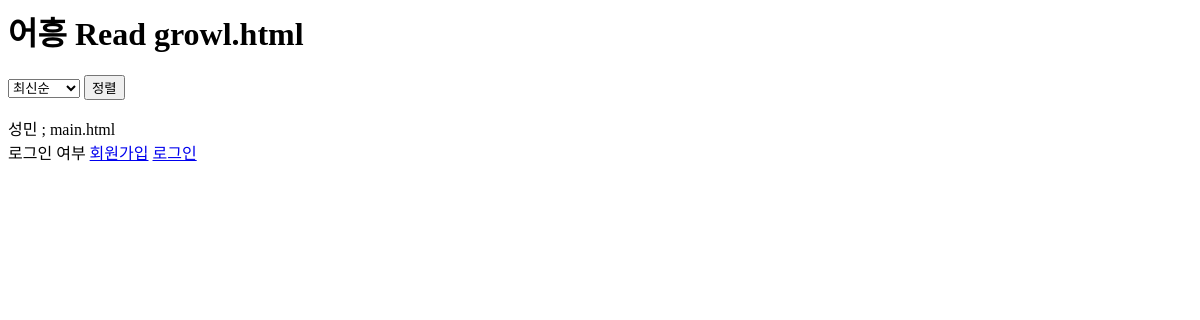
The app's page /growl/, older data.
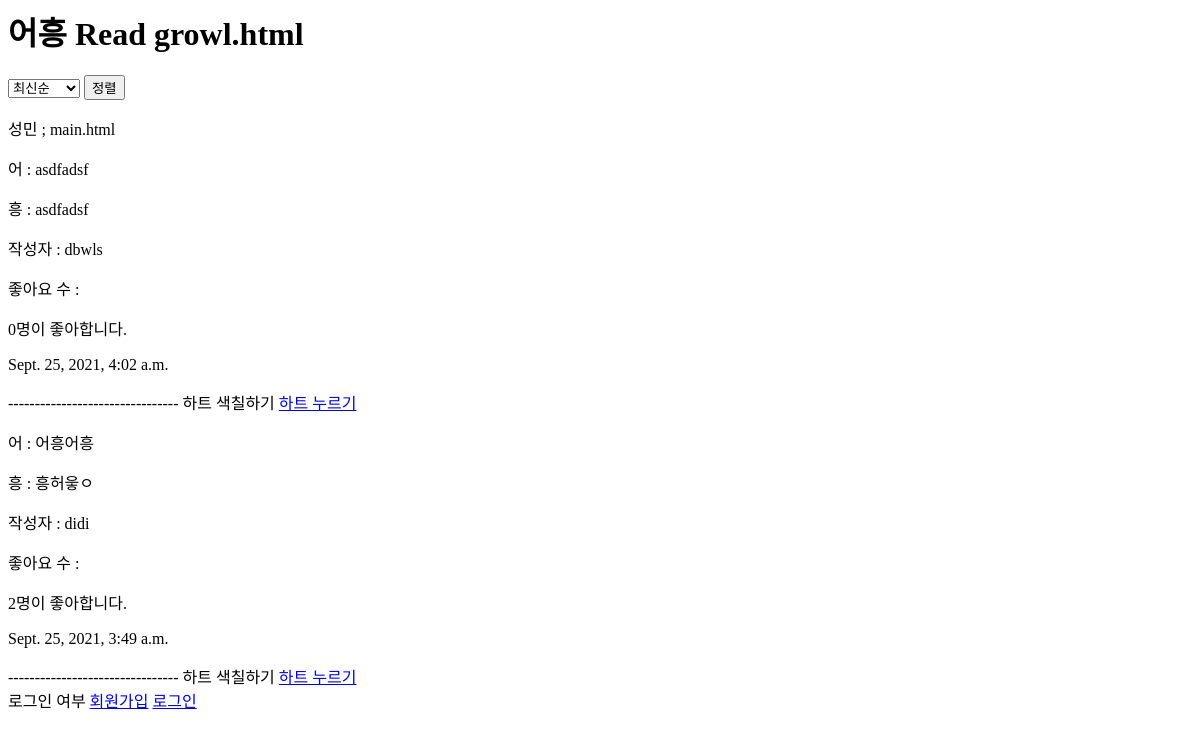
The same page, newer data.
### main/models.py (models this page shows)
class Growl(models.Model):
    growl_first = models.CharField(max_length=200, verbose_name= "어 growl_first") # default = "어" 를 넣어야 하나??
    growl_second = models.CharField(max_length=200, verbose_name= "흥 growl_first") # default = "흥" 을 넣어야 하나??
    created = models.DateTimeField(auto_now_add=True, verbose_name = "최근 순 created")
    writer = models.ForeignKey(settings.AUTH_USER_MODEL, on_delete=models.CASCADE, verbose_name = "작성자 writer")
    like_users = models.ManyToManyField(settings.AUTH_USER_MODEL,related_name ='growl_like_counts', verbose_name="좋아요 수 like_users")

### main/views.py (the view)
# urls.py: path('growl/', main.views.growl, name = 'growl'), # 어흥
def growl(request) :
    sort = request.GET.get('sort')
    if sort == 'like_users':
        growl = Growl.objects.order_by('-like_users')
    else:
        growl = Growl.objects.order_by('-created')
    context ={
        'growl' : growl,
        'request' : request,
        'sort' : sort
    }
    return render(request, 'growl.html', context)

### main/templates/growl.html (shortened to what this page needs)
<h1> 어흥 Read
    growl.html
</h1>
<form method="GET" action="">
    <div>
        <select name="sort" id="sort">
            <option value="recently" id="recently">최신순</option>
        </select>
        <button type="submit" value="">정렬</button>
    </div>
    </form>
    성민 ; main.html
    {% for i in growl %}
    <p> 어 : {{i.growl_first}} </p>
    <p> 흥 : {{i.growl_second}}</p>
    <p> 작성자 :  {{i.writer}} </p>
    <p>좋아요 수 : </p>
    <p>{{ i.like_users.count }}명이 좋아합니다.</p>
    <p>{{ i.created }}</p>
    --------------------------------
    하트 색칠하기
    {% if request.user in i.like_users.all %}
    <a href="{% url 'growl_like' i.pk %}">
    하트 취소하기
    </a>
    {% else %}
    <a href="{% url 'growl_like' i.pk %}">
    하트 누르기</a>
    {% endif %}
    {% endfor %}
    로그인 여부
    {% if user.is_authenticated %}
        <p>{{ user.username }}</p>
        <a href="javascript:{document.getElementById('logout').submit()}">로그아웃</a>
        <form id="logout" method="POST" action="{% url 'logout' %}">
            {% csrf_token %} <input type="hidden" />
        </form>
    {% else %}
        <a href="{% url 'signup' %}">회원가입</a>
        <a href="{% url 'login' %}">로그인</a>
    {% endif %}

Row changes from the older to the newer data that the page shows:
added Growl: growl_first "asdfadsf", growl_second "asdfadsf", writer "dbwls", like_users.count "0", created "Sept. 25, 2021, 4:02 a.m.", shows "하트 누르기"
added Growl: growl_first "어흥어흥", growl_second "흥허읗ㅇ", writer "didi", like_users.count "2", created "Sept. 25, 2021, 3:49 a.m.", shows "하트 누르기"
